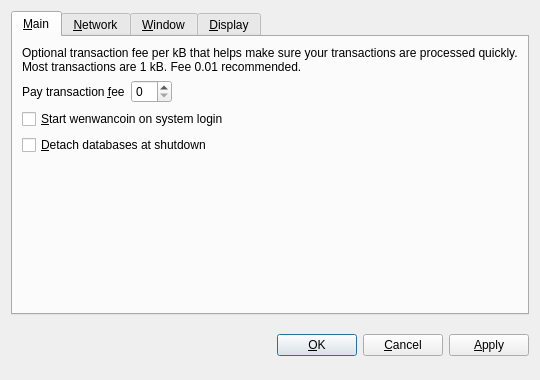
<?xml version="1.0" encoding="UTF-8"?>
<ui version="4.0">
 <class>OptionsDialog</class>
 <widget class="QDialog" name="OptionsDialog">
  <property name="geometry">
   <rect>
    <x>0</x>
    <y>0</y>
    <width>540</width>
    <height>380</height>
   </rect>
  </property>
  <property name="windowTitle">
   <string>Options</string>
  </property>
  <property name="modal">
   <bool>true</bool>
  </property>
  <layout class="QVBoxLayout" name="verticalLayout">
   <item>
    <widget class="QTabWidget" name="tabWidget">
     <property name="tabPosition">
      <enum>QTabWidget::North</enum>
     </property>
     <property name="currentIndex">
      <number>0</number>
     </property>
     <widget class="QWidget" name="tabMain">
      <attribute name="title">
       <string>&amp;Main</string>
      </attribute>
      <layout class="QVBoxLayout" name="verticalLayout_Main">
       <item>
        <widget class="QLabel" name="transactionFeeInfoLabel">
         <property name="text">
          <string>Optional transaction fee per kB that helps make sure your transactions are processed quickly. Most transactions are 1 kB. Fee 0.01 recommended.</string>
         </property>
         <property name="textFormat">
          <enum>Qt::PlainText</enum>
         </property>
         <property name="wordWrap">
          <bool>true</bool>
         </property>
        </widget>
       </item>
       <item>
        <layout class="QHBoxLayout" name="horizontalLayout_Main">
         <item>
          <widget class="QLabel" name="transactionFeeLabel">
           <property name="text">
            <string>Pay transaction &amp;fee</string>
           </property>
           <property name="textFormat">
            <enum>Qt::PlainText</enum>
           </property>
           <property name="buddy">
            <cstring>transactionFee</cstring>
           </property>
          </widget>
         </item>
         <item>
          <widget class="BitcoinAmountField" name="transactionFee"/>
         </item>
         <item>
          <spacer name="horizontalSpacer_Main">
           <property name="orientation">
            <enum>Qt::Horizontal</enum>
           </property>
           <property name="sizeHint" stdset="0">
            <size>
             <width>40</width>
             <height>20</height>
            </size>
           </property>
          </spacer>
         </item>
        </layout>
       </item>
       <item>
        <widget class="QCheckBox" name="bitcoinAtStartup">
         <property name="toolTip">
          <string>Automatically start wenwancoin after logging in to the system.</string>
         </property>
         <property name="text">
          <string>&amp;Start wenwancoin on system login</string>
         </property>
        </widget>
       </item>
       <item>
        <widget class="QCheckBox" name="detachDatabases">
         <property name="toolTip">
          <string>Detach block and address databases at shutdown. This means they can be moved to another data directory, but it slows down shutdown. The wallet is always detached.</string>
         </property>
         <property name="text">
          <string>&amp;Detach databases at shutdown</string>
         </property>
        </widget>
       </item>
       <item>
        <spacer name="verticalSpacer_Main">
         <property name="orientation">
          <enum>Qt::Vertical</enum>
         </property>
         <property name="sizeHint" stdset="0">
          <size>
           <width>20</width>
           <height>40</height>
          </size>
         </property>
        </spacer>
       </item>
      </layout>
     </widget>
     <widget class="QWidget" name="tabNetwork">
      <attribute name="title">
       <string>&amp;Network</string>
      </attribute>
      <layout class="QVBoxLayout" name="verticalLayout_Network">
       <item>
        <widget class="QCheckBox" name="mapPortUpnp">
         <property name="toolTip">
          <string>Automatically open the wenwancoin client port on the router. This only works when your router supports UPnP and it is enabled.</string>
         </property>
         <property name="text">
          <string>Map port using &amp;UPnP</string>
         </property>
        </widget>
       </item>
       <item>
        <widget class="QCheckBox" name="connectSocks">
         <property name="toolTip">
          <string>Connect to the wenwancoin network through a SOCKS proxy (e.g. when connecting through Tor).</string>
         </property>
         <property name="text">
          <string>&amp;Connect through SOCKS proxy:</string>
         </property>
        </widget>
       </item>
       <item>
        <layout class="QHBoxLayout" name="horizontalLayout_Network">
         <item>
          <widget class="QLabel" name="proxyIpLabel">
           <property name="text">
            <string>Proxy &amp;IP:</string>
           </property>
           <property name="textFormat">
            <enum>Qt::PlainText</enum>
           </property>
           <property name="buddy">
            <cstring>proxyIp</cstring>
           </property>
          </widget>
         </item>
         <item>
          <widget class="QValidatedLineEdit" name="proxyIp">
           <property name="maximumSize">
            <size>
             <width>140</width>
             <height>16777215</height>
            </size>
           </property>
           <property name="toolTip">
            <string>IP address of the proxy (e.g. 127.0.0.1)</string>
           </property>
          </widget>
         </item>
         <item>
          <widget class="QLabel" name="proxyPortLabel">
           <property name="text">
            <string>&amp;Port:</string>
           </property>
           <property name="textFormat">
            <enum>Qt::PlainText</enum>
           </property>
           <property name="buddy">
            <cstring>proxyPort</cstring>
           </property>
          </widget>
         </item>
         <item>
          <widget class="QLineEdit" name="proxyPort">
           <property name="maximumSize">
            <size>
             <width>55</width>
             <height>16777215</height>
            </size>
           </property>
           <property name="toolTip">
            <string>Port of the proxy (e.g. 9050)</string>
           </property>
          </widget>
         </item>
         <item>
          <widget class="QLabel" name="socksVersionLabel">
           <property name="text">
            <string>SOCKS &amp;Version:</string>
           </property>
           <property name="textFormat">
            <enum>Qt::PlainText</enum>
           </property>
           <property name="buddy">
            <cstring>socksVersion</cstring>
           </property>
          </widget>
         </item>
         <item>
          <widget class="QValueComboBox" name="socksVersion">
           <property name="toolTip">
            <string>SOCKS version of the proxy (e.g. 5)</string>
           </property>
          </widget>
         </item>
         <item>
          <spacer name="horizontalSpacer_Network">
           <property name="orientation">
            <enum>Qt::Horizontal</enum>
           </property>
           <property name="sizeHint" stdset="0">
            <size>
             <width>40</width>
             <height>20</height>
            </size>
           </property>
          </spacer>
         </item>
        </layout>
       </item>
       <item>
        <spacer name="verticalSpacer_Network">
         <property name="orientation">
          <enum>Qt::Vertical</enum>
         </property>
         <property name="sizeHint" stdset="0">
          <size>
           <width>20</width>
           <height>40</height>
          </size>
         </property>
        </spacer>
       </item>
      </layout>
     </widget>
     <widget class="QWidget" name="tabWindow">
      <attribute name="title">
       <string>&amp;Window</string>
      </attribute>
      <layout class="QVBoxLayout" name="verticalLayout_Window">
       <item>
        <widget class="QCheckBox" name="minimizeToTray">
         <property name="toolTip">
          <string>Show only a tray icon after minimizing the window.</string>
         </property>
         <property name="text">
          <string>&amp;Minimize to the tray instead of the taskbar</string>
         </property>
        </widget>
       </item>
       <item>
        <widget class="QCheckBox" name="minimizeOnClose">
         <property name="toolTip">
          <string>Minimize instead of exit the application when the window is closed. When this option is enabled, the application will be closed only after selecting Quit in the menu.</string>
         </property>
         <property name="text">
          <string>M&amp;inimize on close</string>
         </property>
        </widget>
       </item>
       <item>
        <spacer name="verticalSpacer_Window">
         <property name="orientation">
          <enum>Qt::Vertical</enum>
         </property>
         <property name="sizeHint" stdset="0">
          <size>
           <width>20</width>
           <height>40</height>
          </size>
         </property>
        </spacer>
       </item>
      </layout>
     </widget>
     <widget class="QWidget" name="tabDisplay">
      <attribute name="title">
       <string>&amp;Display</string>
      </attribute>
      <layout class="QVBoxLayout" name="verticalLayout_Display">
       <item>
        <layout class="QHBoxLayout" name="horizontalLayout_1_Display">
         <item>
          <widget class="QLabel" name="langLabel">
           <property name="text">
            <string>User Interface &amp;language:</string>
           </property>
           <property name="textFormat">
            <enum>Qt::PlainText</enum>
           </property>
           <property name="buddy">
            <cstring>lang</cstring>
           </property>
          </widget>
         </item>
         <item>
          <widget class="QValueComboBox" name="lang">
           <property name="toolTip">
            <string>The user interface language can be set here. This setting will take effect after restarting wenwancoin.</string>
           </property>
          </widget>
         </item>
        </layout>
       </item>
       <item>
        <layout class="QHBoxLayout" name="horizontalLayout_2_Display">
         <item>
          <widget class="QLabel" name="unitLabel">
           <property name="text">
            <string>&amp;Unit to show amounts in:</string>
           </property>
           <property name="textFormat">
            <enum>Qt::PlainText</enum>
           </property>
           <property name="buddy">
            <cstring>unit</cstring>
           </property>
          </widget>
         </item>
         <item>
          <widget class="QValueComboBox" name="unit">
           <property name="toolTip">
            <string>Choose the default subdivision unit to show in the interface and when sending coins.</string>
           </property>
          </widget>
         </item>
        </layout>
       </item>
       <item>
        <widget class="QCheckBox" name="displayAddresses">
         <property name="toolTip">
          <string>Whether to show wenwancoin addresses in the transaction list.</string>
         </property>
         <property name="text">
          <string>&amp;Display addresses in transaction list</string>
         </property>
        </widget>
       </item>
       <item>
        <widget class="QCheckBox" name="coinControlFeatures">
         <property name="toolTip">
          <string>Whether to show coin control features or not.</string>
         </property>
         <property name="text">
          <string>Display coin &amp;control features (experts only!)</string>
         </property>
        </widget>
       </item>
       <item>
        <spacer name="verticalSpacer_Display">
         <property name="orientation">
          <enum>Qt::Vertical</enum>
         </property>
         <property name="sizeHint" stdset="0">
          <size>
           <width>20</width>
           <height>40</height>
          </size>
         </property>
        </spacer>
       </item>
      </layout>
     </widget>
    </widget>
   </item>
   <item>
    <layout class="QHBoxLayout" name="horizontalLayout_Buttons">
     <item>
      <spacer name="horizontalSpacer_1">
       <property name="orientation">
        <enum>Qt::Horizontal</enum>
       </property>
       <property name="sizeHint" stdset="0">
        <size>
         <width>40</width>
         <height>48</height>
        </size>
       </property>
      </spacer>
     </item>
     <item>
      <widget class="QLabel" name="statusLabel">
       <property name="font">
        <font>
         <weight>75</weight>
         <bold>true</bold>
        </font>
       </property>
       <property name="text">
        <string/>
       </property>
       <property name="textFormat">
        <enum>Qt::PlainText</enum>
       </property>
       <property name="wordWrap">
        <bool>true</bool>
       </property>
      </widget>
     </item>
     <item>
      <spacer name="horizontalSpacer_2">
       <property name="orientation">
        <enum>Qt::Horizontal</enum>
       </property>
       <property name="sizeHint" stdset="0">
        <size>
         <width>40</width>
         <height>48</height>
        </size>
       </property>
      </spacer>
     </item>
     <item>
      <widget class="QPushButton" name="okButton">
       <property name="text">
        <string>&amp;OK</string>
       </property>
      </widget>
     </item>
     <item>
      <widget class="QPushButton" name="cancelButton">
       <property name="text">
        <string>&amp;Cancel</string>
       </property>
       <property name="autoDefault">
        <bool>false</bool>
       </property>
      </widget>
     </item>
     <item>
      <widget class="QPushButton" name="applyButton">
       <property name="text">
        <string>&amp;Apply</string>
       </property>
       <property name="autoDefault">
        <bool>false</bool>
       </property>
      </widget>
     </item>
    </layout>
   </item>
  </layout>
 </widget>
 <customwidgets>
  <customwidget>
   <class>BitcoinAmountField</class>
   <extends>QSpinBox</extends>
   <header>bitcoinamountfield.h</header>
  </customwidget>
  <customwidget>
   <class>QValueComboBox</class>
   <extends>QComboBox</extends>
   <header>qvaluecombobox.h</header>
  </customwidget>
  <customwidget>
   <class>QValidatedLineEdit</class>
   <extends>QLineEdit</extends>
   <header>qvalidatedlineedit.h</header>
  </customwidget>
 </customwidgets>
 <resources/>
 <connections/>
</ui>
